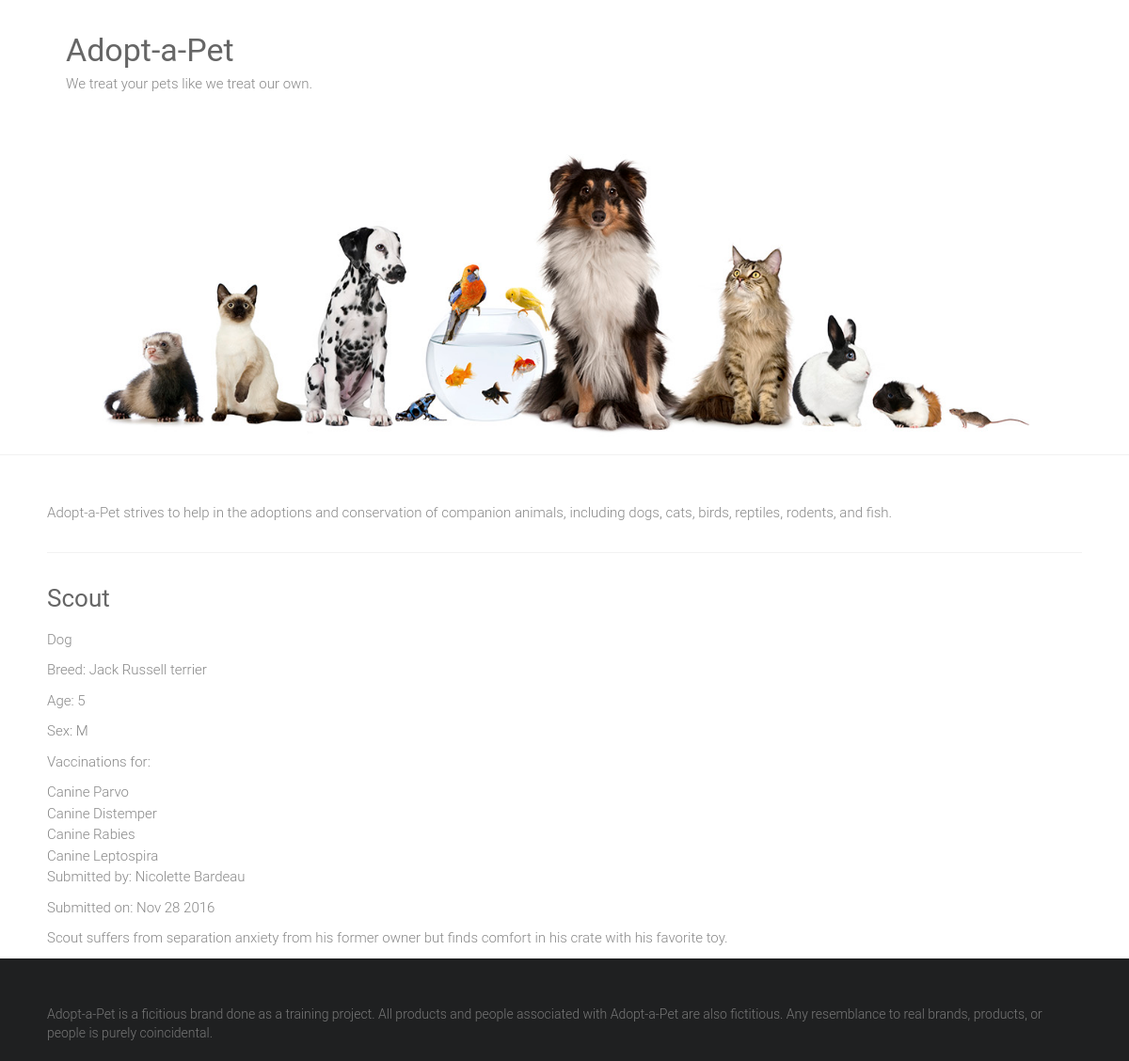
/adoptions/8/, run on the app's committed database.
### adoptions/models.py (models this page shows)
class Pet(models.Model):
    SEX_CHOICES = [('M', 'Male'),('F', 'Female')]
    name = models.CharField(max_length=100)
    submitter = models.CharField(max_length=100)
    species = models.CharField(max_length=50)
    breed = models.CharField(max_length=50, blank=True) #some animals might not be a pure breed. Allow blank=true
    description = models.TextField()
    sex = models.CharField(choices=SEX_CHOICES, max_length=1)
    submission_date = models.DateTimeField()
    age = models.IntegerField(null=True) #pets rescued can be of an unknown age, use null to distinguish from age 0
    vaccinations = models.ManyToManyField('Vaccine', blank=True) #many pets can have the same vaccine, each pet can have many vaccines

class Vaccine(models.Model):
    name = models.CharField(max_length=50)

### adoptions/views.py (the view)
# urls.py: url(r'^adoptions/(\d+)/', views.pet_detail, name='pet_detail')
def pet_detail(request, id):
    try:
        pet = Pet.objects.get(id=id)
    except Pet.DoesNotExist:
        raise Http404('Pet not found')
    return render(request, 'pet_detail.html', {'pet': pet})

### adoptions/templates/pet_detail.html (shortened to what this page needs)
{%extends "base.html"%}
{%block content%}
<div>
    <h3>{{pet.name|capfirst}}</h3>
    <p>{{pet.species}}</p>
    {%if pet.breed%}
        <p>Breed: {{pet.breed}}</p>
    {%endif%}
    {%if pet.age%}
        <p>Age: {{pet.age}}</p>
    {%endif%}
    {%if pet.sex%}
        <p>Sex: {{pet.sex}}</p>
    {%endif%}
    {%if pet.vaccinations.all%}
        <p> Vaccinations for: </p>
        <ul>
            {%for vac in pet.vaccinations.all%}
            <li>{{vac.name}}</li>
            {%endfor%}
        </ul>
    {%endif%}
    <p>Submitted by: {{pet.submitter}}</p>
    <p>Submitted on: {{pet.submission_date|date:"M d Y"}}</p>
    <p>{{pet.description}}</p>
</div>
{%endblock%}

### static/style.css (style rules this page uses)
html, body, div, span, applet, object, iframe, h1, h2, h3, h4, h5, h6, p, blockquote, pre, a, abbr, acronym, address, big, cite, code, del, dfn, em, font, ins, kbd, q, s, samp, small, strike, strong, sub, sup, tt, var, dl, dt, dd, ol, ul, li, fieldset, form, label, legend, table, caption, tbody, tfoot, thead, tr, th, td { border: 0; font: inherit; font-size: 100%; font-style: inherit; font-weight: inherit; margin: 0; outline: 0; padding: 0; vertical-align: baseline; }
html { overflow-y: scroll; -webkit-text-size-adjust: 100%; -ms-text-size-adjust: 100%; }
h1, h2, h3, h4, h5, h6 { color: #666666; line-height: 1.4; padding-bottom: 15px; font-weight: normal; }
h3 { font-size: 26px; }
body, button, input, select, textarea { color: #888888; font-size: 15px; line-height: 1.5; font-family: 'Roboto', sans-serif; font-weight: 300; }
p { color: #888888; font-size: 15px; line-height: 1.5; margin-bottom: 15px; font-weight: 300; }
ul, ol { list-style: none; }
body { background: #f2f2f2; }
body { padding-top: 30px; padding-bottom: 30px; }
body.wide { padding-top: 0; padding-bottom: 0; }
.single-page p { margin-bottom: 10px; }

### data on the page
Pet: name "Scout", species "Dog", breed "Jack Russell terrier", age "5", sex "M", submitter "Nicolette Bardeau", submission_date "Nov 28 2016", description "Scout suffers from separation anxiety from his former owner but finds comfort in his crate with his favorite toy."
Vaccine: name "Canine Parvo"
Vaccine: name "Canine Distemper"
Vaccine: name "Canine Rabies"
Vaccine: name "Canine Leptospira"
